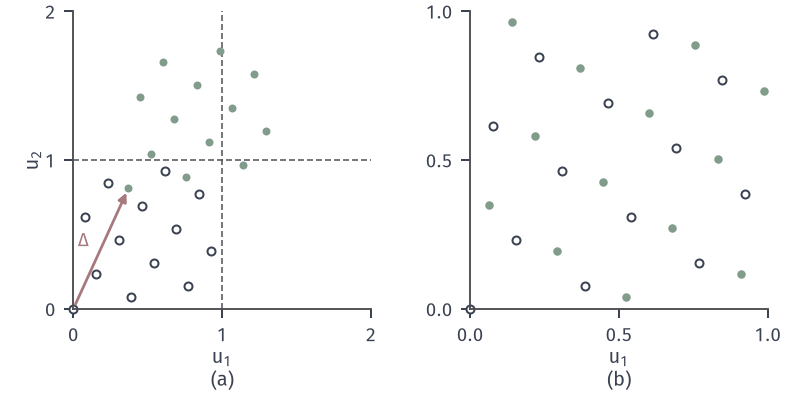

Write the Python code that produced this figure.
from pathlib import Path
import sys
HERE = Path(__file__).resolve().parent
sys.path.insert(0, str(HERE.parent/"vr-common"))
from vr_fig import *
# Random shift of the Fibonacci lattice a_i = ((i-1)/13, frac(8(i-1)/13)), i = 1..13, by Delta = (0.37, 0.81):
# U_i = (a_i + Delta) mod 1 coordinatewise.  (a) a_i and the translated points a_i + Delta in [0,2)^2 with the four
# unit tiles; (b) the wrapped points U_i in [0,1)^2 over the original points.
n = 13; i = np.arange(n); A = np.stack([i/n, (8*i % n)/n], 1); D = np.array([.37, .81])
S = A + D; U = S % 1
fig, axs = figure(width_mm=112, height_mm=56, ncols=2)
panel(fig, left=.08, right=.98, bottom=.22, top=.97, wspace=.25)
a, b = axs
for t in (1,):
    a.plot([t, t], [0, 2], color=STROKE, lw=.6, ls=DASH); a.plot([0, 2], [t, t], color=STROKE, lw=.6, ls=DASH)
a.plot(A[:, 0], A[:, 1], 'o', ms=3.2, mfc='white', mec=INK, mew=.8, clip_on=False)
a.plot(S[:, 0], S[:, 1], 'o', ms=3.2, color=GREEN, mew=0)
a.annotate('', xy=D, xytext=(0, 0), arrowprops=dict(arrowstyle='-|>', color=RED, lw=1.1, mutation_scale=7))
lab(a, .03, .42, r'$\Delta$', RED)
a.set_xlim(0, 2); a.set_ylim(0, 2); a.set_aspect('equal'); a.set_xticks([0, 1, 2]); a.set_yticks([0, 1, 2])
axlab(a, '$u_1$', '$u_2$')
b.plot(A[:, 0], A[:, 1], 'o', ms=3.2, mfc='white', mec=INK, mew=.8, clip_on=False)
b.plot(U[:, 0], U[:, 1], 'o', ms=3.4, color=GREEN, mew=0)
b.set_xlim(0, 1); b.set_ylim(0, 1); b.set_aspect('equal'); b.set_xticks([0, .5, 1]); b.set_yticks([0, .5, 1])
axlab(b, '$u_1$')
tags(fig, axs)
save(fig, HERE, 'figure', {'Delta': D.tolist(), 'U': U.tolist()})
